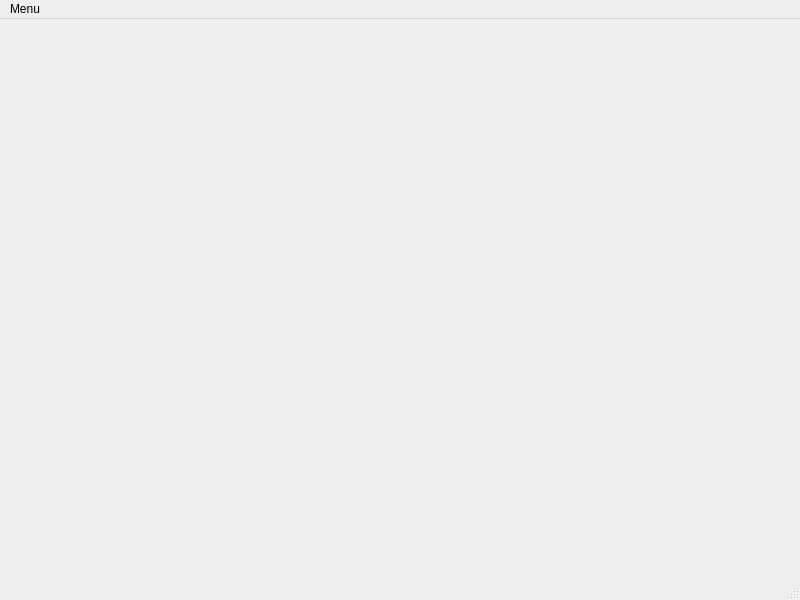
<?xml version="1.0" encoding="UTF-8"?>
<ui version="4.0">
 <class>MainWindow</class>
 <widget class="QMainWindow" name="MainWindow">
  <property name="geometry">
   <rect>
    <x>0</x>
    <y>0</y>
    <width>800</width>
    <height>600</height>
   </rect>
  </property>
  <property name="windowTitle">
   <string>Qt Google Places</string>
  </property>
  <property name="windowIcon">
   <iconset resource="resources.qrc">
    <normaloff>:/ico/ics</normaloff>:/ico/ics</iconset>
  </property>
  <widget class="QWidget" name="centralwidget"/>
  <widget class="QMenuBar" name="menubar">
   <property name="geometry">
    <rect>
     <x>0</x>
     <y>0</y>
     <width>800</width>
     <height>24</height>
    </rect>
   </property>
   <widget class="QMenu" name="menuMenu">
    <property name="title">
     <string>Menu</string>
    </property>
    <addaction name="actionSettings"/>
    <addaction name="separator"/>
    <addaction name="actionQuit"/>
   </widget>
   <addaction name="menuMenu"/>
  </widget>
  <widget class="QStatusBar" name="statusbar"/>
  <action name="actionSettings">
   <property name="text">
    <string>Settings</string>
   </property>
   <property name="shortcut">
    <string>Ctrl+P</string>
   </property>
  </action>
  <action name="actionQuit">
   <property name="text">
    <string>Quit</string>
   </property>
   <property name="shortcut">
    <string>Ctrl+Q</string>
   </property>
  </action>
 </widget>
 <resources>
  <include location="resources.qrc"/>
 </resources>
 <connections>
  <connection>
   <sender>actionQuit</sender>
   <signal>triggered()</signal>
   <receiver>MainWindow</receiver>
   <slot>close()</slot>
   <hints>
    <hint type="sourcelabel">
     <x>-1</x>
     <y>-1</y>
    </hint>
    <hint type="destinationlabel">
     <x>399</x>
     <y>299</y>
    </hint>
   </hints>
  </connection>
 </connections>
</ui>
